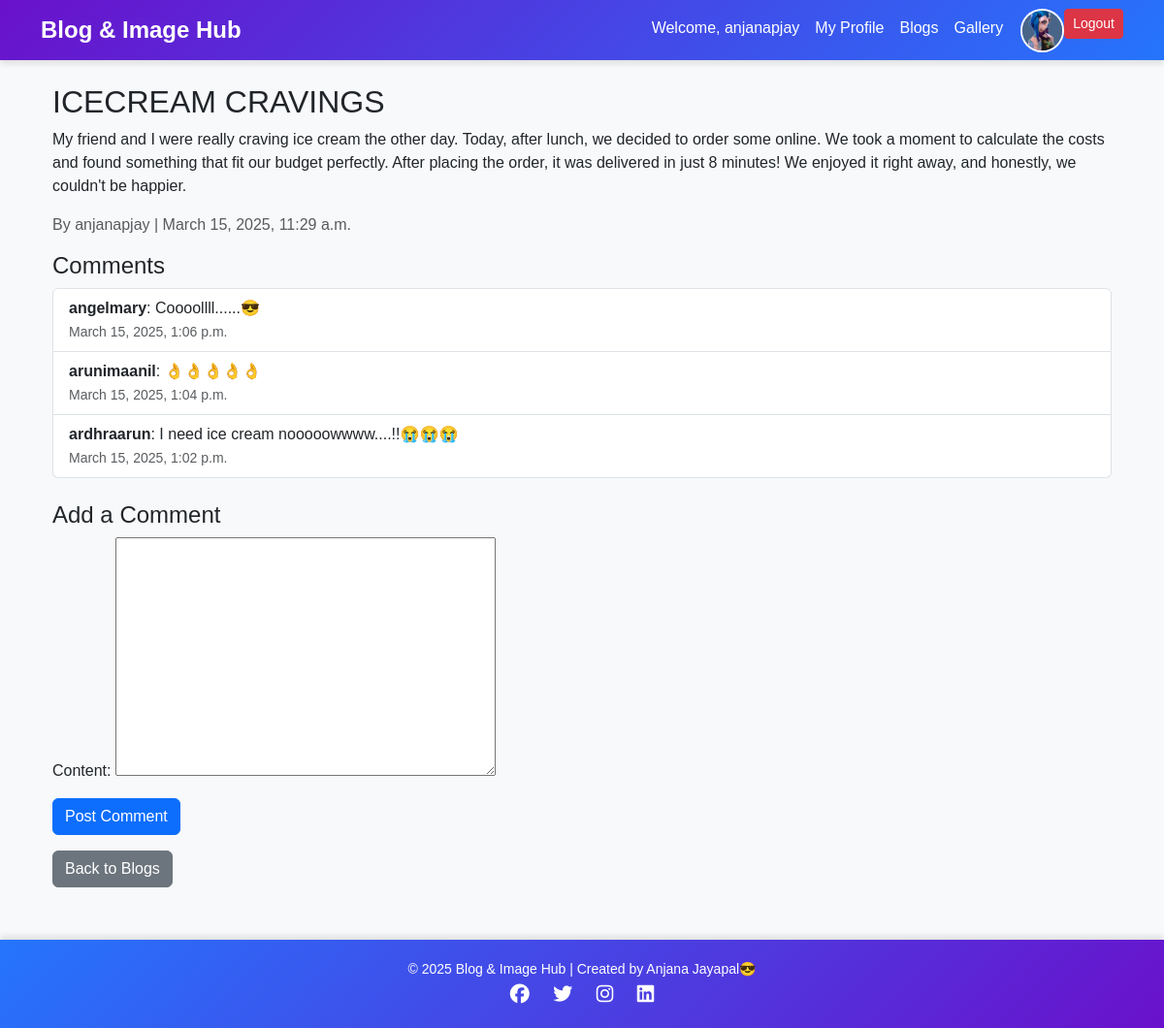
The page /blogs/1/ (signed in) on the database its author committed.
### webapp/models.py (models this page shows, shortened)
class Profile(models.Model):
    user = models.OneToOneField(User, on_delete=models.CASCADE)
    contact_number = models.CharField(max_length=15, blank=True, null=True)
    profile_pic = models.ImageField(upload_to='profile_pics/', default='profile_pics/default.jpg')

class BlogPost(models.Model):
    author = models.ForeignKey(User, on_delete=models.CASCADE)  # Link to User model
    title = models.CharField(max_length=255)
    content = models.TextField()
    image = models.ImageField(upload_to='blog_images/', blank=True, null=True)
    created_at = models.DateTimeField(auto_now_add=True)
    updated_at = models.DateTimeField(auto_now=True)

class Comment(models.Model):
    post = models.ForeignKey(BlogPost, related_name='comments', on_delete=models.CASCADE)
    author = models.ForeignKey(User, on_delete=models.CASCADE)
    content = models.TextField()
    created_at = models.DateTimeField(auto_now_add=True)
    updated_at = models.DateTimeField(auto_now=True)

### webapp/views.py (the view)
# urls.py: path('blogs/<int:post_id>/', views.blog_detail, name='blog_detail'),
def blog_detail(request, post_id):
    post = get_object_or_404(BlogPost, id=post_id)
    comments = post.comments.all().order_by('-created_at')  # Fetch comments for this post
    if request.method == 'POST':
        form = CommentForm(request.POST)
        if form.is_valid():
            comment = form.save(commit=False)
            comment.post = post
            comment.author = request.user  # Assign the logged-in user as the comment author
            comment.save()
            return redirect('webapp:blog_detail', post_id=post.id)  # Refresh page after adding comment
    else:
        form = CommentForm()
    return render(request, 'blog_detail.html', {'post': post, 'comments': comments, 'form': form})

### webapp/forms.py
class CommentForm(forms.ModelForm):
    class Meta:
        model = Comment
        fields = ['content']

### templates/blog_detail.html (shortened to what this page needs)
{% extends 'base.html' %}
{% block content %}
<div class="container">
    <h2>{{ post.title }}</h2>
    <p>{{ post.content }}</p>
    <p class="text-muted">By {{ post.author.username }} | {{ post.created_at }}</p>
    <h4>Comments</h4>
    <ul class="list-group">
        {% for comment in comments %}
            <li class="list-group-item d-flex justify-content-between align-items-start">
                <div>
                    <strong>{{ comment.author.username }}</strong>: {{ comment.content }}
                    <br>
                    <small class="text-muted">{{ comment.created_at }}</small>
                </div>
            </li>
        {% empty %}
            <p>No comments yet. Be the first to comment!</p>
        {% endfor %}
    </ul>
    {% if user.is_authenticated %}
        <h4 class="mt-4">Add a Comment</h4>
        <form method="POST">
            {{ form.as_p }}
            <button type="submit" class="btn btn-primary">Post Comment</button>
        </form>
    {% else %}
        <p><a href="{% url 'webapp:login' %}">Login</a> to add a comment.</p>
    {% endif %}
    <a href="{% url 'webapp:blog_list' %}" class="btn btn-secondary mt-3">Back to Blogs</a>
</div>
{% endblock %}

### templates/base.html (shortened to what this page needs)
<!DOCTYPE html>
<html lang="en">
<head>
    <link rel="stylesheet" href="https://cdn.jsdelivr.net/npm/bootstrap@5.3.2/dist/css/bootstrap.min.css">
</head>
<body>
    <nav class="navbar navbar-expand-lg navbar-dark">
        <div class="container">
            <a class="navbar-brand" href="{% url 'webapp:home' %}">Blog & Image Hub</a>
            <div class="collapse navbar-collapse" id="navbarNav">
                <ul class="navbar-nav ms-auto">
                    {% if user.is_authenticated %}
                        <li class="nav-item"><a class="nav-link" href="#">Welcome, {{ user.username }}</a></li>
                        <li class="nav-item"><a class="nav-link" href="{% url 'webapp:view_profile' %}">My Profile</a></li>
                        <li class="nav-item"><a class="nav-link" href="{% url 'webapp:blog_list' %}">Blogs</a></li>
                        <li class="nav-item"><a class="nav-link" href="{% url 'webapp:image_gallery' %}">Gallery</a></li>
                        <li class="nav-item">
                            {% if user.profile.profile_pic %}
                                <img src="{{ user.profile.profile_pic.url }}" class="profile-pic" alt="image">
                            {% else %}
                                <img src="/media/default.jpg" class="profile-pic" alt="image">
                            {% endif %}
                        </li>
                        <li class="nav-item">
                            <form action="{% url 'webapp:logout' %}" method="POST" style="display:inline;">
                                <button type="submit" class="btn btn-danger btn-sm">Logout</button>
                            </form>
                        </li>
                    {% else %}
                        <li class="nav-item"><a class="nav-link btn-custom" href="{% url 'webapp:login' %}">Login</a></li>
                        <li class="nav-item"><a class="nav-link btn-custom" href="{% url 'webapp:register' %}">Register</a></li>
                    {% endif %}
                </ul>
            </div>
        </div>
    </nav>
    <div class="content-wrapper container my-4">
        {% block content %}{% endblock %}
    </div>
    <footer class="footer">
        <div class="container">
            <p>&copy; 2025 Blog & Image Hub | Created by Anjana Jayapal😎</p>
            <div class="social-icons">
                <a href="https://facebook.com" target="_blank"><i class="fab fa-facebook"></i></a>
                <a href="https://twitter.com" target="_blank"><i class="fab fa-twitter"></i></a>
                <a href="https://instagram.com" target="_blank"><i class="fab fa-instagram"></i></a>
                <a href="https://linkedin.com" target="_blank"><i class="fab fa-linkedin"></i></a>
            </div>
        </div>
    </footer>
</body>
</html>

### templates/base.html (style rules this page uses)
html, body { height: 100%; display: flex; flex-direction: column; font-family: 'Poppins', sans-serif; background-color: #f8f9fa; }
.content-wrapper { flex: 1; padding-bottom: 30px; }
.navbar { background: linear-gradient(135deg, #6a11cb, #2575fc); box-shadow: 0px 4px 6px rgba(0, 0, 0, 0.1); }
.navbar-brand { font-weight: bold; font-size: 1.5rem; }
.navbar-dark .navbar-nav .nav-link { color: white; font-weight: 500; transition: 0.3s; }
.profile-pic { width: 45px; height: 45px; border-radius: 50%; object-fit: cover; margin-left: 10px; border: 2px solid white; }
.footer { background: linear-gradient(135deg, #2575fc, #6a11cb); color: white; padding: 20px 0; text-align: center; margin-top: auto; box-shadow: 0px -4px 6px rgba(0, 0, 0, 0.1); }
.footer p { margin: 0; font-size: 14px; }
.footer .social-icons a { color: white; font-size: 20px; margin: 0 10px; transition: 0.3s; }

### rows shown on the page
BlogPost: title "ICECREAM CRAVINGS", content "My friend and I were really craving ice cream the other day. Today, after lunch, we decided to order some online. We took a moment to calculate the costs and found something that fit our budget perfectly. After placing the order, it was delivered in just 8 minutes! We enjoyed it right away, and honestly, we couldn't be happier.", author.username "anjanapjay", created_at "March 15, 2025, 11:29 a.m."
Comment: author.username "angelmary", content "Coooollll......😎", created_at "March 15, 2025, 1:06 p.m."
Comment: author.username "arunimaanil", content "👌👌👌👌👌", created_at "March 15, 2025, 1:04 p.m."
Comment: author.username "ardhraarun", content "I need ice cream nooooowwww....!!😭😭😭", created_at "March 15, 2025, 1:02 p.m."

### other values the page prints
{{ user.username }} "anjanapjay"
